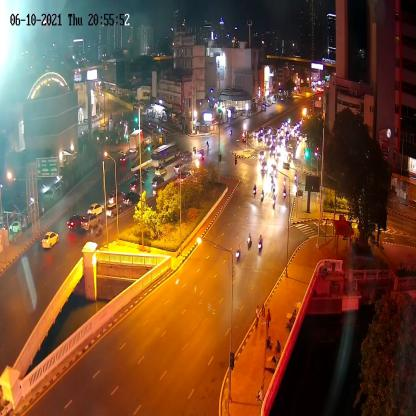
#> input picture Traffic-Dataset-1/train/hlp-01-20210610-205037-cut_mp4-21_jpg.rf.8363efae931b3b673df9350ebf21f840.jpg, 416 x 416 px, found by its file name; its folder holds only this picture in this run
$ jupyter execute --allow-errors negative-training-set.ipynb
#> lines starting #> are read from the running program, lines starting #| are printed output that depends on the picture
[cell 1]
import cv2
import numpy as np
import os
import pandas as pd

[cell 2]
directory_path = "C:/Users/Ipe/Desktop/CSMODEL/cvMODEL/Traffic-Dataset-1/train"
#> (the rest of this cell did not finish here and is left out)

[cell 3]
# Path to the directory containing images with objects
input_dir = "C:/Users/Ipe/Desktop/CSMODEL/cvMODEL/Traffic-Dataset-1/train"

# Path to save negative samples
output_dir = "C:/Users/Ipe/Desktop/CSMODEL/cvMODEL/Traffic-Dataset-1/negative-train"

# Number of negative samples to generate
num_negative_samples = 10
patch_width = 64
patch_height = 64

print(os.listdir(input_dir))

# Iterate through images and generate random negative samples
for filename in os.listdir(input_dir):

    img_path = os.path.join(input_dir, filename)
    img = cv2.imread(img_path)
#> img is the input picture: shape (416, 416, 3); mean B, G, R 56.6, 84.8, 121.8

    if img is None:
        print(f"Failed to load image: {img_path}")
        continue  # Skip to the next iteration of the loop

    height, width, _ = img.shape
#> height = 416; width = 416

    for _ in range(num_negative_samples):

        # Randomly generate coordinates for the top-left corner of the patch
        x = np.random.randint(0, width - patch_width)
        y = np.random.randint(0, height - patch_height)

        # Crop the patch from the image
        patch = img[y:y+patch_height, x:x+patch_width]

        # Save the negative sample
        output_filename = f"negative_{np.random.randint(0, 100000)}.jpg"
        output_path = os.path.join(output_dir, output_filename)
        cv2.imwrite(output_path, patch)
#> this loop made 10 passes
#> pass 1, `patch = img[y:y+patch_height, x:x+patch_width]`:
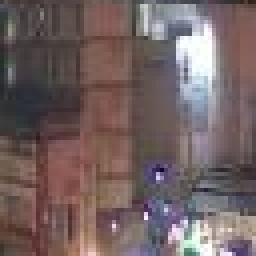
#> patch: shape (64, 64, 3) (shown 4 times larger); mean B, G, R 97.9, 97.8, 114.2
#> pass 2, `patch = img[y:y+patch_height, x:x+patch_width]`:
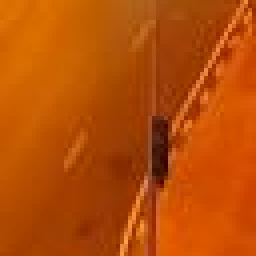
#> patch: shape (64, 64, 3) (shown 4 times larger); mean B, G, R 5.2, 77.9, 183.4
#> pass 3, `patch = img[y:y+patch_height, x:x+patch_width]`:
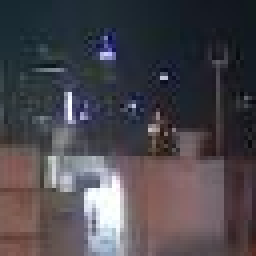
#> patch: shape (64, 64, 3) (shown 4 times larger); mean B, G, R 76.7, 70.6, 74.1

$ run again, on Traffic-Dataset-1/train/hlp-01-20210610-205037-cut_mp4-34_jpg.rf.3a53d70ee59889617fe79500c9fa9c87.jpg
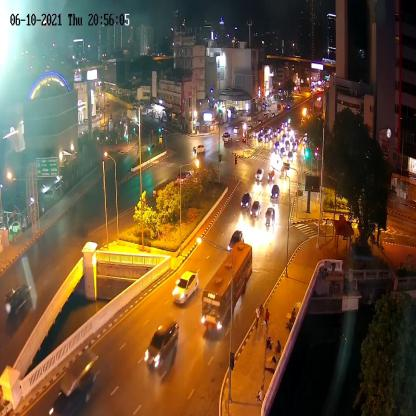
#> input picture Traffic-Dataset-1/train/hlp-01-20210610-205037-cut_mp4-34_jpg.rf.3a53d70ee59889617fe79500c9fa9c87.jpg, 416 x 416 px, found by its file name
#> img is the input picture: shape (416, 416, 3); mean B, G, R 59.7, 87.6, 113.3
#> the loop `for _ in range(num_negative_samples):` made 10 passes
#> pass 1, `patch = img[y:y+patch_height, x:x+patch_width]`:
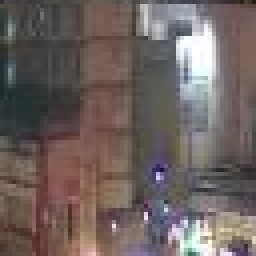
#> patch: shape (64, 64, 3) (shown 4 times larger); mean B, G, R 95.4, 98, 109.6
#> pass 3, `patch = img[y:y+patch_height, x:x+patch_width]`:
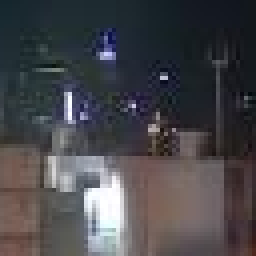
#> patch: shape (64, 64, 3) (shown 4 times larger); mean B, G, R 74.2, 70.2, 71.1

$ run again, on Traffic-Dataset-1/train/hlp-01-20210610-205037-cut_mp4-41_jpg.rf.6fdaceb010b26d63ff7f301cb4216898.jpg
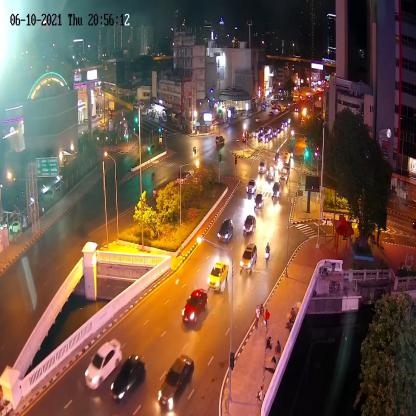
#> input picture Traffic-Dataset-1/train/hlp-01-20210610-205037-cut_mp4-41_jpg.rf.6fdaceb010b26d63ff7f301cb4216898.jpg, 416 x 416 px, found by its file name
#> img is the input picture: shape (416, 416, 3); mean B, G, R 72.1, 88.2, 116.4
#> the loop `for _ in range(num_negative_samples):` made 10 passes
#> pass 1, `patch = img[y:y+patch_height, x:x+patch_width]`:
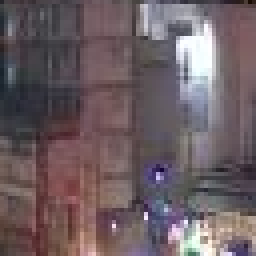
#> patch: shape (64, 64, 3) (shown 4 times larger); mean B, G, R 98.7, 94, 108.3
#> pass 3, `patch = img[y:y+patch_height, x:x+patch_width]`:
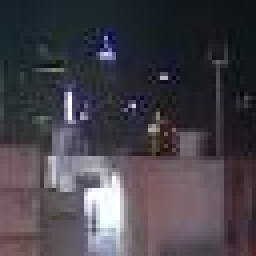
#> patch: shape (64, 64, 3) (shown 4 times larger); mean B, G, R 72.8, 65.6, 68.6
